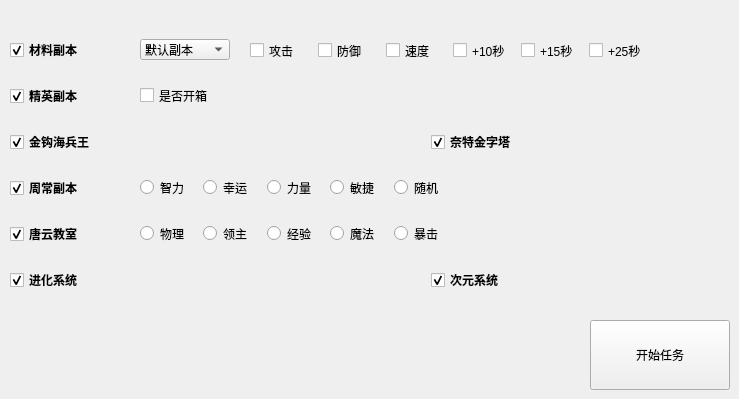
    <widget class="QWidget" name="tab_1">
     <property name="cursor">
      <cursorShape>PointingHandCursor</cursorShape>
     </property>
     <property name="accessibleName">
      <string/>
     </property>
     <attribute name="title">
      <string>日常任务</string>
     </attribute>
     <widget class="QComboBox" name="daily_task_cl_level">
      <property name="geometry">
       <rect>
        <x>140</x>
        <y>39</y>
        <width>90</width>
        <height>21</height>
       </rect>
      </property>
      <item>
       <property name="text">
        <string>默认副本</string>
       </property>
      </item>
      <item>
       <property name="text">
        <string>100-阿里安特</string>
       </property>
      </item>
      <item>
       <property name="text">
        <string>120-卡帕莱特</string>
       </property>
      </item>
      <item>
       <property name="text">
        <string>140-神木村</string>
       </property>
      </item>
      <item>
       <property name="text">
        <string>150-龙之峡谷</string>
       </property>
      </item>
     </widget>
     <widget class="QCheckBox" name="daily_task_cl">
      <property name="geometry">
       <rect>
        <x>10</x>
        <y>39</y>
        <width>91</width>
        <height>22</height>
       </rect>
      </property>
      <property name="font">
       <font>
        <family>Agency FB</family>
        <weight>75</weight>
        <bold>true</bold>
       </font>
      </property>
      <property name="cursor">
       <cursorShape>PointingHandCursor</cursorShape>
      </property>
      <property name="text">
       <string>材料副本</string>
      </property>
      <property name="checked">
       <bool>true</bool>
      </property>
      <property name="tristate">
       <bool>false</bool>
      </property>
     </widget>
     <widget class="QCheckBox" name="daily_task_jy">
      <property name="enabled">
       <bool>true</bool>
      </property>
      <property name="geometry">
       <rect>
        <x>10</x>
        <y>85</y>
        <width>91</width>
        <height>22</height>
       </rect>
      </property>
      <property name="font">
       <font>
        <family>Agency FB</family>
        <pointsize>9</pointsize>
        <weight>75</weight>
        <bold>true</bold>
       </font>
      </property>
      <property name="cursor">
       <cursorShape>PointingHandCursor</cursorShape>
      </property>
      <property name="text">
       <string>精英副本</string>
      </property>
      <property name="checked">
       <bool>true</bool>
      </property>
     </widget>
     <widget class="QCheckBox" name="daily_task_jy_open">
      <property name="geometry">
       <rect>
        <x>140</x>
        <y>86</y>
        <width>87</width>
        <height>19</height>
       </rect>
      </property>
      <property name="text">
       <string>是否开箱</string>
      </property>
     </widget>
     <widget class="QCheckBox" name="daily_task_jg">
      <property name="enabled">
       <bool>true</bool>
      </property>
      <property name="geometry">
       <rect>
        <x>10</x>
        <y>131</y>
        <width>107</width>
        <height>22</height>
       </rect>
      </property>
      <property name="font">
       <font>
        <family>Agency FB</family>
        <pointsize>9</pointsize>
        <weight>75</weight>
        <bold>true</bold>
       </font>
      </property>
      <property name="cursor">
       <cursorShape>PointingHandCursor</cursorShape>
      </property>
      <property name="text">
       <string>金钩海兵王</string>
      </property>
      <property name="checked">
       <bool>true</bool>
      </property>
     </widget>
     <widget class="QCheckBox" name="daily_task_jzt">
      <property name="enabled">
       <bool>true</bool>
      </property>
      <property name="geometry">
       <rect>
        <x>431</x>
        <y>131</y>
        <width>107</width>
        <height>22</height>
       </rect>
      </property>
      <property name="font">
       <font>
        <family>Agency FB</family>
        <pointsize>9</pointsize>
        <weight>75</weight>
        <bold>true</bold>
       </font>
      </property>
      <property name="cursor">
       <cursorShape>PointingHandCursor</cursorShape>
      </property>
      <property name="text">
       <string>奈特金字塔</string>
      </property>
      <property name="checked">
       <bool>true</bool>
      </property>
     </widget>
     <widget class="QCheckBox" name="daily_task_zc">
      <property name="enabled">
       <bool>true</bool>
      </property>
      <property name="geometry">
       <rect>
        <x>10</x>
        <y>177</y>
        <width>91</width>
        <height>22</height>
       </rect>
      </property>
      <property name="font">
       <font>
        <family>Agency FB</family>
        <pointsize>9</pointsize>
        <weight>75</weight>
        <bold>true</bold>
       </font>
      </property>
      <property name="cursor">
       <cursorShape>PointingHandCursor</cursorShape>
      </property>
      <property name="text">
       <string>周常副本</string>
      </property>
      <property name="checked">
       <bool>true</bool>
      </property>
     </widget>
     <widget class="QCheckBox" name="daily_task_ty">
      <property name="enabled">
       <bool>true</bool>
      </property>
      <property name="geometry">
       <rect>
        <x>10</x>
        <y>223</y>
        <width>91</width>
        <height>22</height>
       </rect>
      </property>
      <property name="font">
       <font>
        <family>Agency FB</family>
        <pointsize>9</pointsize>
        <weight>75</weight>
        <bold>true</bold>
       </font>
      </property>
      <property name="cursor">
       <cursorShape>PointingHandCursor</cursorShape>
      </property>
      <property name="text">
       <string>唐云教室</string>
      </property>
      <property name="checked">
       <bool>true</bool>
      </property>
     </widget>
     <widget class="QCheckBox" name="daily_task_jh">
      <property name="enabled">
       <bool>true</bool>
      </property>
      <property name="geometry">
       <rect>
        <x>10</x>
        <y>269</y>
        <width>91</width>
        <height>22</height>
       </rect>
      </property>
      <property name="font">
       <font>
        <family>Agency FB</family>
        <pointsize>9</pointsize>
        <weight>75</weight>
        <bold>true</bold>
       </font>
      </property>
      <property name="cursor">
       <cursorShape>PointingHandCursor</cursorShape>
      </property>
      <property name="text">
       <string>进化系统</string>
      </property>
      <property name="checked">
       <bool>true</bool>
      </property>
     </widget>
     <widget class="QCheckBox" name="daily_task_cy">
      <property name="enabled">
       <bool>true</bool>
      </property>
      <property name="geometry">
       <rect>
        <x>431</x>
        <y>269</y>
        <width>91</width>
        <height>22</height>
       </rect>
      </property>
      <property name="font">
       <font>
        <family>Agency FB</family>
        <pointsize>9</pointsize>
        <weight>75</weight>
        <bold>true</bold>
       </font>
      </property>
      <property name="cursor">
       <cursorShape>PointingHandCursor</cursorShape>
      </property>
      <property name="text">
       <string>次元系统</string>
      </property>
      <property name="checked">
       <bool>true</bool>
      </property>
     </widget>
     <widget class="QWidget" name="horizontalLayoutWidget">
      <property name="geometry">
       <rect>
        <x>250</x>
        <y>40</y>
        <width>401</width>
        <height>21</height>
       </rect>
      </property>
      <layout class="QHBoxLayout">
       <property name="sizeConstraint">
        <enum>QLayout::SetNoConstraint</enum>
       </property>
       <item>
        <widget class="QCheckBox" name="daily_task_cl_buff_1">
         <property name="cursor">
          <cursorShape>PointingHandCursor</cursorShape>
         </property>
         <property name="text">
          <string>攻击</string>
         </property>
        </widget>
       </item>
       <item>
        <widget class="QCheckBox" name="daily_task_cl_buff_2">
         <property name="cursor">
          <cursorShape>PointingHandCursor</cursorShape>
         </property>
         <property name="text">
          <string>防御</string>
         </property>
        </widget>
       </item>
       <item>
        <widget class="QCheckBox" name="daily_task_cl_buff_3">
         <property name="cursor">
          <cursorShape>PointingHandCursor</cursorShape>
         </property>
         <property name="text">
          <string>速度</string>
         </property>
        </widget>
       </item>
       <item>
        <widget class="QCheckBox" name="daily_task_cl_buff_4">
         <property name="cursor">
          <cursorShape>PointingHandCursor</cursorShape>
         </property>
         <property name="text">
          <string>+10秒</string>
         </property>
        </widget>
       </item>
       <item>
        <widget class="QCheckBox" name="daily_task_cl_buff_5">
         <property name="cursor">
          <cursorShape>PointingHandCursor</cursorShape>
         </property>
         <property name="text">
          <string>+15秒</string>
         </property>
        </widget>
       </item>
       <item>
        <widget class="QCheckBox" name="daily_task_cl_buff_6">
         <property name="cursor">
          <cursorShape>PointingHandCursor</cursorShape>
         </property>
         <property name="text">
          <string>+25秒</string>
         </property>
        </widget>
       </item>
      </layout>
     </widget>
     <widget class="QWidget" name="horizontalLayoutWidget_2">
      <property name="geometry">
       <rect>
        <x>140</x>
        <y>177</y>
        <width>311</width>
        <height>21</height>
       </rect>
      </property>
      <layout class="QHBoxLayout" name="_2" stretch="0,0,0,0,0">
       <property name="sizeConstraint">
        <enum>QLayout::SetNoConstraint</enum>
       </property>
       <item>
        <widget class="QRadioButton" name="daily_task_zc_day_1">
         <property name="cursor">
          <cursorShape>PointingHandCursor</cursorShape>
         </property>
         <property name="text">
          <string>智力</string>
         </property>
        </widget>
       </item>
       <item>
        <widget class="QRadioButton" name="daily_task_zc_day_2">
         <property name="cursor">
          <cursorShape>PointingHandCursor</cursorShape>
         </property>
         <property name="text">
          <string>幸运</string>
         </property>
        </widget>
       </item>
       <item>
        <widget class="QRadioButton" name="daily_task_zc_day_3">
         <property name="cursor">
          <cursorShape>PointingHandCursor</cursorShape>
         </property>
         <property name="text">
          <string>力量</string>
         </property>
        </widget>
       </item>
       <item>
        <widget class="QRadioButton" name="daily_task_zc_day_4">
         <property name="cursor">
          <cursorShape>PointingHandCursor</cursorShape>
         </property>
         <property name="text">
          <string>敏捷</string>
         </property>
        </widget>
       </item>
       <item>
        <widget class="QRadioButton" name="daily_task_zc_day_5">
         <property name="cursor">
          <cursorShape>PointingHandCursor</cursorShape>
         </property>
         <property name="text">
          <string>随机</string>
         </property>
        </widget>
       </item>
      </layout>
     </widget>
     <widget class="QWidget" name="horizontalLayoutWidget_3">
      <property name="geometry">
       <rect>
        <x>140</x>
        <y>223</y>
        <width>311</width>
        <height>21</height>
       </rect>
      </property>
      <layout class="QHBoxLayout" name="_3">
       <property name="sizeConstraint">
        <enum>QLayout::SetNoConstraint</enum>
       </property>
       <item>
        <widget class="QRadioButton" name="daily_task_ty_order_1">
         <property name="cursor">
          <cursorShape>PointingHandCursor</cursorShape>
         </property>
         <property name="text">
          <string>物理</string>
         </property>
        </widget>
       </item>
       <item>
        <widget class="QRadioButton" name="daily_task_ty_order_2">
         <property name="cursor">
          <cursorShape>PointingHandCursor</cursorShape>
         </property>
         <property name="text">
          <string>领主</string>
         </property>
        </widget>
       </item>
       <item>
        <widget class="QRadioButton" name="daily_task_ty_order_3">
         <property name="cursor">
          <cursorShape>PointingHandCursor</cursorShape>
         </property>
         <property name="text">
          <string>经验</string>
         </property>
        </widget>
       </item>
       <item>
        <widget class="QRadioButton" name="daily_task_ty_order_4">
         <property name="cursor">
          <cursorShape>PointingHandCursor</cursorShape>
         </property>
         <property name="text">
          <string>魔法</string>
         </property>
        </widget>
       </item>
       <item>
        <widget class="QRadioButton" name="daily_task_ty_order_5">
         <property name="cursor">
          <cursorShape>PointingHandCursor</cursorShape>
         </property>
         <property name="text">
          <string>暴击</string>
         </property>
        </widget>
       </item>
      </layout>
     </widget>
     <widget class="QPushButton" name="daily_task_start_button">
      <property name="geometry">
       <rect>
        <x>590</x>
        <y>320</y>
        <width>140</width>
        <height>70</height>
       </rect>
      </property>
      <property name="text">
       <string>开始任务</string>
      </property>
     </widget>
    </widget>
